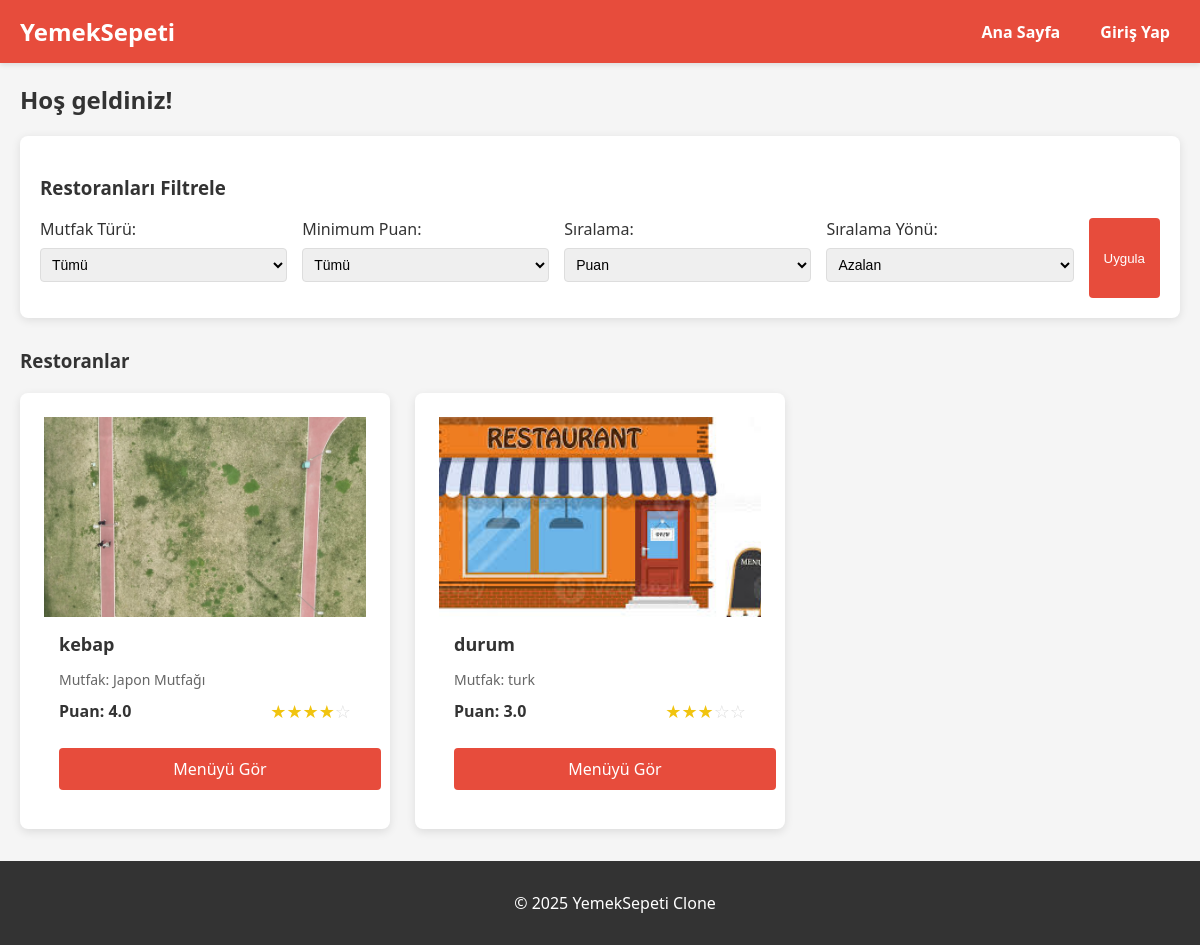
Before: / with the older database file.
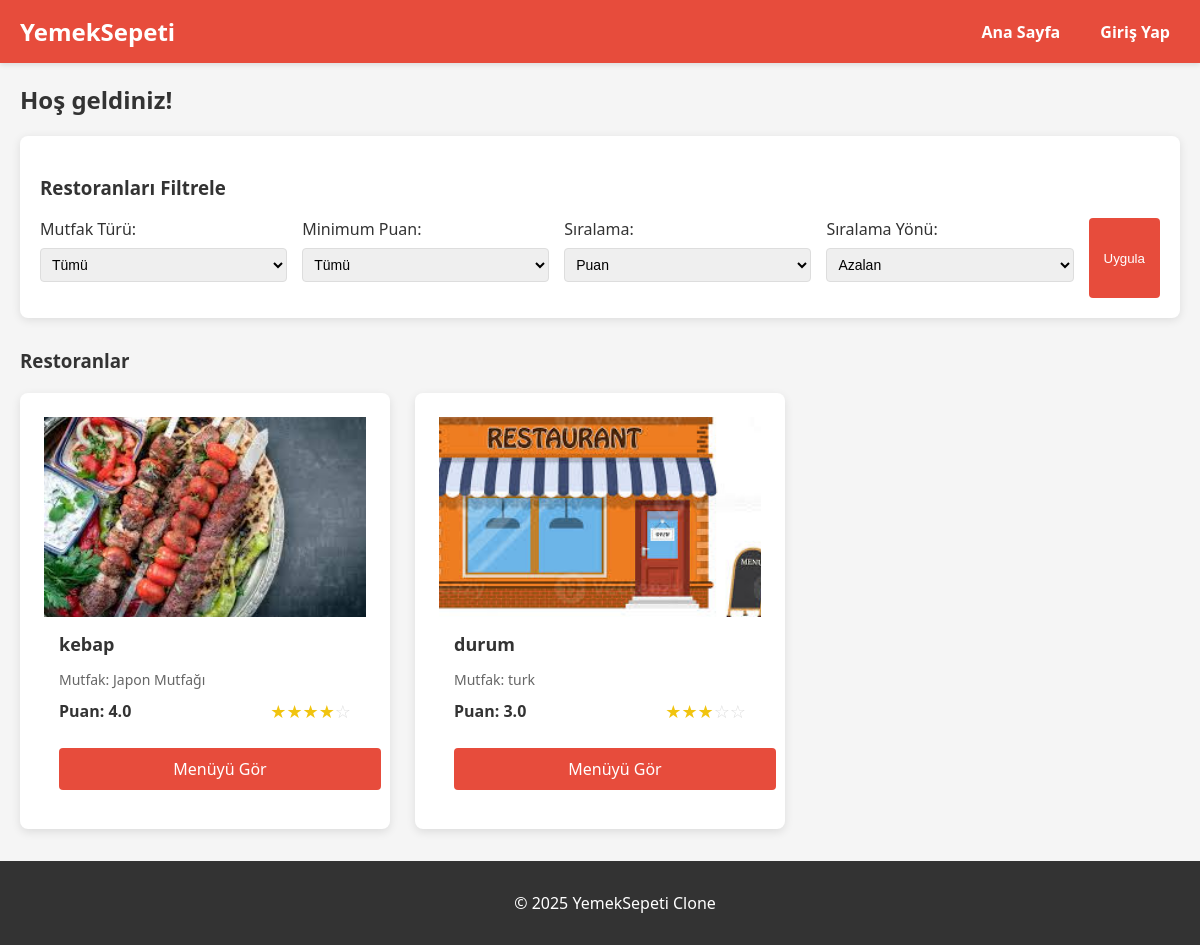
After: the same page with the newer database file.
### models.py (models this page shows, shortened)
class Restaurant(db.Model):
    id = db.Column(db.Integer, primary_key=True)
    user_id = db.Column(db.Integer, db.ForeignKey('user.id'), nullable=False)
    restaurant_name = db.Column(db.String(100), nullable=False)
    cuisine_type = db.Column(db.String(50), nullable=False)
    tax_id = db.Column(db.String(20), unique=True, nullable=False)
    is_approved = db.Column(db.Boolean, default=False)
    rating = db.Column(db.Float, default=0.0)
    created_at = db.Column(db.DateTime, default=lambda: datetime.now(timezone.utc))
    image_path = db.Column(db.String(255), nullable=True, default='default_restaurant.png')

### app.py (the view)
@app.route("/")
def home():
    cuisine_filter = request.args.get('cuisine', 'all')
    rating_filter = request.args.get('rating', 'all')
    sort_by = request.args.get('sort_by', 'rating')
    sort_dir = request.args.get('sort_dir', 'desc')
    restaurants_query = Restaurant.query.filter_by(is_approved=True)
    if cuisine_filter != 'all':
        restaurants_query = restaurants_query.filter(Restaurant.cuisine_type == cuisine_filter)
    if rating_filter != 'all' and rating_filter.replace('.', '', 1).isdigit():
        min_rating = float(rating_filter)
        restaurants_query = restaurants_query.filter(Restaurant.rating >= min_rating)
    if sort_by == 'name':
        if sort_dir == 'asc':
            restaurants_query = restaurants_query.order_by(Restaurant.restaurant_name.asc())
        else:
            restaurants_query = restaurants_query.order_by(Restaurant.restaurant_name.desc())
    elif sort_by == 'rating':
        if sort_dir == 'asc':
            restaurants_query = restaurants_query.order_by(Restaurant.rating.asc())
        else:
            restaurants_query = restaurants_query.order_by(Restaurant.rating.desc())
    elif sort_by == 'cuisine':
        if sort_dir == 'asc':
            restaurants_query = restaurants_query.order_by(Restaurant.cuisine_type.asc())
        else:
            restaurants_query = restaurants_query.order_by(Restaurant.cuisine_type.desc())
    restaurants = restaurants_query.all()
    cuisine_types = db.session.query(Restaurant.cuisine_type).distinct().all()
    cuisine_types = [cuisine[0] for cuisine in cuisine_types if cuisine[0] is not None]
    rating_options = ['3.0', '3.5', '4.0', '4.5']
    return render_template(
        "index.html",
        restaurants=restaurants,
        cuisine_types=cuisine_types,
        rating_options=rating_options,
        current_cuisine=cuisine_filter,
        current_rating=rating_filter,
        current_sort_by=sort_by,
        current_sort_dir=sort_dir
    )

### templates/index.html (shortened to what this page needs)
{% extends "base.html" %}
{% block content %}
<h2>Hoş geldiniz!</h2>
<div class="filter-container">
    <h3>Restoranları Filtrele</h3>
    <form method="GET" action="{{ url_for('home') }}" class="filter-form">
        <div class="form-group">
            <label for="cuisine">Mutfak Türü:</label>
            <select name="cuisine" id="cuisine" class="form-control">
                <option value="all" {% if current_cuisine == 'all' %}selected{% endif %}>Tümü</option>
            </select>
        </div>
        <div class="form-group">
            <label for="rating">Minimum Puan:</label>
            <select name="rating" id="rating" class="form-control">
                <option value="all" {% if current_rating == 'all' %}selected{% endif %}>Tümü</option>
            </select>
        </div>
        <div class="form-group">
            <label for="sort_by">Sıralama:</label>
            <select name="sort_by" id="sort_by" class="form-control">
                <option value="rating" {% if current_sort_by == 'rating' %}selected{% endif %}>Puan</option>
            </select>
        </div>
        <div class="form-group">
            <label for="sort_dir">Sıralama Yönü:</label>
            <select name="sort_dir" id="sort_dir" class="form-control">
                <option value="desc" {% if current_sort_dir == 'desc' %}selected{% endif %}>Azalan</option>
            </select>
        </div>
        <button type="submit" class="btn btn-primary">Uygula</button>
    </form>
</div>
<div class="restaurants-container">
    <h3>Restoranlar</h3>
    {% if restaurants %}
        <div class="restaurant-list">
            {% for restaurant in restaurants %}
                <div class="restaurant-card">
                    <div class="restaurant-image">
                        {% if restaurant.image_path %}
                            <img src="{{ url_for('static', filename='images/restaurants/' + restaurant.image_path) }}" alt="{{ restaurant.restaurant_name }}">
                         {% else %}
                            <img src="{{ url_for('static', filename='images/restaurants/default.jpg') }}" alt="Default image">
                         {% endif %}                    </div>
                    <div class="restaurant-info">
                        <h4>{{ restaurant.restaurant_name }}</h4>
                        <p class="cuisine">Mutfak: {{ restaurant.cuisine_type }}</p>
                        <div class="rating">
                            <p>Puan: {{ restaurant.rating }}</p>
                            <div class="stars">
                                {% for i in range(5) %}
                                    {% if i < restaurant.rating|int %}
                                        <span class="star filled">★</span>
                                    {% elif i < (restaurant.rating|float + 0.5)|int %}
                                        <span class="star half-filled">★</span>
                                    {% else %}
                                        <span class="star">☆</span>
                                    {% endif %}
                                {% endfor %}
                            </div>
                        </div>
                        <a href="{{ url_for('restaurant_menu', restaurant_id=restaurant.id) }}" class="btn btn-primary">Menüyü Gör</a>
                    </div>
                </div>
            {% endfor %}
        </div>
    {% else %}
        <p>Henüz onaylanmış restoran bulunmamaktadır.</p>
    {% endif %}
</div>
{% endblock %}

### templates/base.html (shortened to what this page needs)
<!DOCTYPE html>
<html lang="en">
<head>
    <link rel="stylesheet" href="{{ url_for('static', filename='styles.css') }}">
    <link rel="stylesheet" href="https://cdnjs.cloudflare.com/ajax/libs/font-awesome/5.15.3/css/all.min.css">
</head>
<body>
    <header>
        <h1><a href="/">YemekSepeti</a></h1>
        <nav>
            <a href="/">Ana Sayfa</a>
            {% if session.logged_in %}
                {% if session.user_type == 'admin' %}
                    <a href="{{ url_for('admin_dashboard') }}">Admin Paneli</a>
                {% elif session.user_type == 'restaurant' %}
                    <a href="{{ url_for('restaurant_dashboard') }}">Restoran Paneli</a>
                {% endif %}
                <span class="user-greeting">Merhaba, {{ session.name }}</span>
                <a href="{{ url_for('logout') }}">Çıkış Yap</a>
            {% else %}
                <a href="{{ url_for('login') }}">Giriş Yap</a>
            {% endif %}
        </nav>
    </header>
    <main>
        {% block content %}{% endblock %}
    </main>
    <footer>
        <p>&copy; 2025 YemekSepeti Clone</p>
    </footer>
</body>
</html>

### static/styles.css (style rules this page uses)
body { font-family: Arial, sans-serif; margin: 0; padding: 0; background-color: #f8f9fa; }
header { background-color: #e60000; color: white; padding: 1em; display: flex; justify-content: space-between; align-items: center; }
header a { color: white; text-decoration: none; font-weight: bold; }
nav a { margin-left: 1em; color: white; }
main { padding: 2em; max-width: 1200px; margin: 0 auto; }
footer { text-align: center; padding: 1em; background-color: #f2f2f2; margin-top: 2em; }
.form-group { margin-bottom: 1em; }
.form-group label { display: block; margin-bottom: 0.5em; }
.form-group input, .form-group select, .form-group textarea { width: 100%; padding: 0.5em; border: 1px solid #ddd; border-radius: 4px; }
.btn { padding: 0.5em 1em; border: none; border-radius: 4px; cursor: pointer; font-weight: bold; }
.btn-primary { background-color: #e60000; color: white; }
.restaurants-container { margin-top: 2em; }
.restaurant-list { display: grid; grid-template-columns: repeat(auto-fill, minmax(300px, 1fr)); gap: 1.5em; margin-top: 1em; }
.restaurant-card { background-color: white; border-radius: 8px; padding: 1.5em; box-shadow: 0 0 10px rgba(0, 0, 0, 0.1); }
.restaurant-card h4 { margin-top: 0; color: #e60000; }
body { font-family: 'Segoe UI', Tahoma, Geneva, Verdana, sans-serif; margin: 0; padding: 0; background-color: #f5f5f5; color: #333; }
header { background-color: #e74c3c; color: white; padding: 15px 20px; box-shadow: 0 2px 5px rgba(0, 0, 0, 0.1); display: flex; justify-content: space-between; align-items: center; }
header h1 { margin: 0; font-size: 24px; }
header h1 a { color: white; text-decoration: none; }
nav { display: flex; align-items: center; }
nav a { color: white; text-decoration: none; margin-left: 20px; padding: 5px 10px; border-radius: 4px; transition: background-color 0.3s ease; }
main { max-width: 1200px; margin: 20px auto; padding: 0 20px; }
footer { background-color: #333; color: white; text-align: center; padding: 15px; position: relative; bottom: 0; width: 100%; }
.filter-container { background-color: white; padding: 20px; margin-bottom: 30px; border-radius: 8px; box-shadow: 0 2px 10px rgba(0, 0, 0, 0.1); }
.filter-form { display: flex; flex-wrap: wrap; gap: 15px; margin-top: 15px; }
.form-group { flex: 1; min-width: 200px; }
.form-control { width: 100%; padding: 10px; border: 1px solid #ddd; border-radius: 4px; font-size: 14px; }
.btn { display: inline-block; padding: 10px 15px; border: none; border-radius: 4px; cursor: pointer; text-decoration: none; font-weight: 500; text-align: center; transition: background-color 0.3s, transform 0.2s; }
.btn-primary { background-color: #e74c3c; color: white; }
.restaurants-container { margin-top: 30px; }
.restaurant-list { display: grid; grid-template-columns: repeat(auto-fill, minmax(300px, 1fr)); gap: 25px; margin-top: 20px; }
.restaurant-card { background-color: white; border-radius: 8px; overflow: hidden; box-shadow: 0 3px 10px rgba(0, 0, 0, 0.1); transition: transform 0.3s ease, box-shadow 0.3s ease; }
.restaurant-image { height: 200px; overflow: hidden; }
.restaurant-image img { width: 100%; height: 100%; object-fit: cover; transition: transform 0.5s ease; }
.restaurant-info { padding: 15px; }
.restaurant-info h4 { margin-top: 0; margin-bottom: 10px; color: #333; font-size: 18px; }
.cuisine { color: #666; margin-bottom: 10px; font-size: 14px; }
.rating { display: flex; justify-content: space-between; align-items: center; margin-bottom: 15px; }
.rating p { margin: 0; font-weight: bold; }
.stars { display: flex; }
.star { color: #ddd; font-size: 18px; }
.star.filled { color: #f1c40f; }
.restaurant-info .btn { width: 100%; margin-top: 10px; }

Changed rows visible on the page:
changed Restaurant "kebap": image_path+restaurant_name: a different picture
